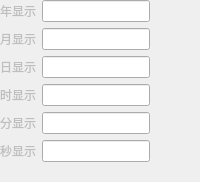
          <widget class="QWidget" name="disDatetimepage">
           <layout class="QGridLayout" name="gridLayout_18">
            <property name="leftMargin">
             <number>0</number>
            </property>
            <property name="topMargin">
             <number>0</number>
            </property>
            <property name="rightMargin">
             <number>0</number>
            </property>
            <property name="bottomMargin">
             <number>0</number>
            </property>
            <item row="0" column="0">
             <layout class="QHBoxLayout" name="horizontalLayout_39">
              <item>
               <widget class="QLabel" name="label_60">
                <property name="enabled">
                 <bool>false</bool>
                </property>
                <property name="text">
                 <string>年显示</string>
                </property>
               </widget>
              </item>
              <item>
               <widget class="QLineEdit" name="disDatetimeYear"/>
              </item>
              <item>
               <spacer name="horizontalSpacer_29">
                <property name="orientation">
                 <enum>Qt::Horizontal</enum>
                </property>
                <property name="sizeHint" stdset="0">
                 <size>
                  <width>40</width>
                  <height>20</height>
                 </size>
                </property>
               </spacer>
              </item>
             </layout>
            </item>
            <item row="1" column="0">
             <layout class="QHBoxLayout" name="horizontalLayout_40">
              <item>
               <widget class="QLabel" name="label_61">
                <property name="enabled">
                 <bool>false</bool>
                </property>
                <property name="text">
                 <string>月显示</string>
                </property>
               </widget>
              </item>
              <item>
               <widget class="QLineEdit" name="disDatetimeMon"/>
              </item>
              <item>
               <spacer name="horizontalSpacer_30">
                <property name="orientation">
                 <enum>Qt::Horizontal</enum>
                </property>
                <property name="sizeHint" stdset="0">
                 <size>
                  <width>40</width>
                  <height>20</height>
                 </size>
                </property>
               </spacer>
              </item>
             </layout>
            </item>
            <item row="2" column="0">
             <layout class="QHBoxLayout" name="horizontalLayout_41">
              <item>
               <widget class="QLabel" name="label_62">
                <property name="enabled">
                 <bool>false</bool>
                </property>
                <property name="text">
                 <string>日显示</string>
                </property>
               </widget>
              </item>
              <item>
               <widget class="QLineEdit" name="disDatetimeDay"/>
              </item>
              <item>
               <spacer name="horizontalSpacer_31">
                <property name="orientation">
                 <enum>Qt::Horizontal</enum>
                </property>
                <property name="sizeHint" stdset="0">
                 <size>
                  <width>40</width>
                  <height>20</height>
                 </size>
                </property>
               </spacer>
              </item>
             </layout>
            </item>
            <item row="3" column="0">
             <layout class="QHBoxLayout" name="horizontalLayout_42">
              <item>
               <widget class="QLabel" name="label_63">
                <property name="enabled">
                 <bool>false</bool>
                </property>
                <property name="text">
                 <string>时显示</string>
                </property>
               </widget>
              </item>
              <item>
               <widget class="QLineEdit" name="disDatetimeHour"/>
              </item>
              <item>
               <spacer name="horizontalSpacer_32">
                <property name="orientation">
                 <enum>Qt::Horizontal</enum>
                </property>
                <property name="sizeHint" stdset="0">
                 <size>
                  <width>40</width>
                  <height>20</height>
                 </size>
                </property>
               </spacer>
              </item>
             </layout>
            </item>
            <item row="4" column="0">
             <layout class="QHBoxLayout" name="horizontalLayout_44">
              <item>
               <widget class="QLabel" name="label_65">
                <property name="enabled">
                 <bool>false</bool>
                </property>
                <property name="text">
                 <string>分显示</string>
                </property>
               </widget>
              </item>
              <item>
               <widget class="QLineEdit" name="disDatetimeMin"/>
              </item>
              <item>
               <spacer name="horizontalSpacer_34">
                <property name="orientation">
                 <enum>Qt::Horizontal</enum>
                </property>
                <property name="sizeHint" stdset="0">
                 <size>
                  <width>40</width>
                  <height>20</height>
                 </size>
                </property>
               </spacer>
              </item>
             </layout>
            </item>
            <item row="5" column="0">
             <layout class="QHBoxLayout" name="horizontalLayout_43">
              <item>
               <widget class="QLabel" name="label_64">
                <property name="enabled">
                 <bool>false</bool>
                </property>
                <property name="text">
                 <string>秒显示</string>
                </property>
               </widget>
              </item>
              <item>
               <widget class="QLineEdit" name="disDatetimeSec"/>
              </item>
              <item>
               <spacer name="horizontalSpacer_33">
                <property name="orientation">
                 <enum>Qt::Horizontal</enum>
                </property>
                <property name="sizeHint" stdset="0">
                 <size>
                  <width>40</width>
                  <height>20</height>
                 </size>
                </property>
               </spacer>
              </item>
             </layout>
            </item>
            <item row="6" column="0">
             <spacer name="verticalSpacer_11">
              <property name="orientation">
               <enum>Qt::Vertical</enum>
              </property>
              <property name="sizeHint" stdset="0">
               <size>
                <width>20</width>
                <height>20</height>
               </size>
              </property>
             </spacer>
            </item>
           </layout>
          </widget>
